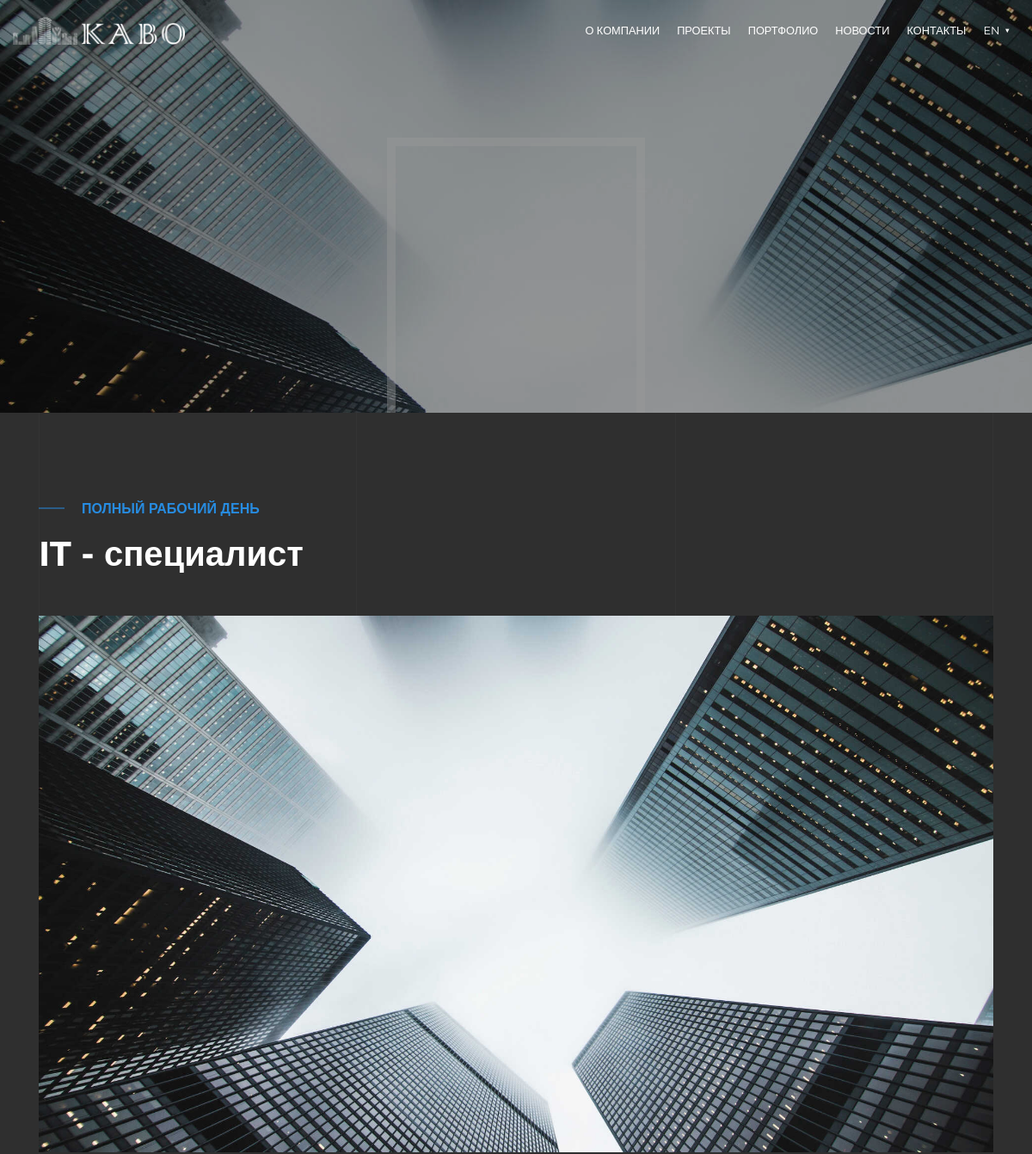
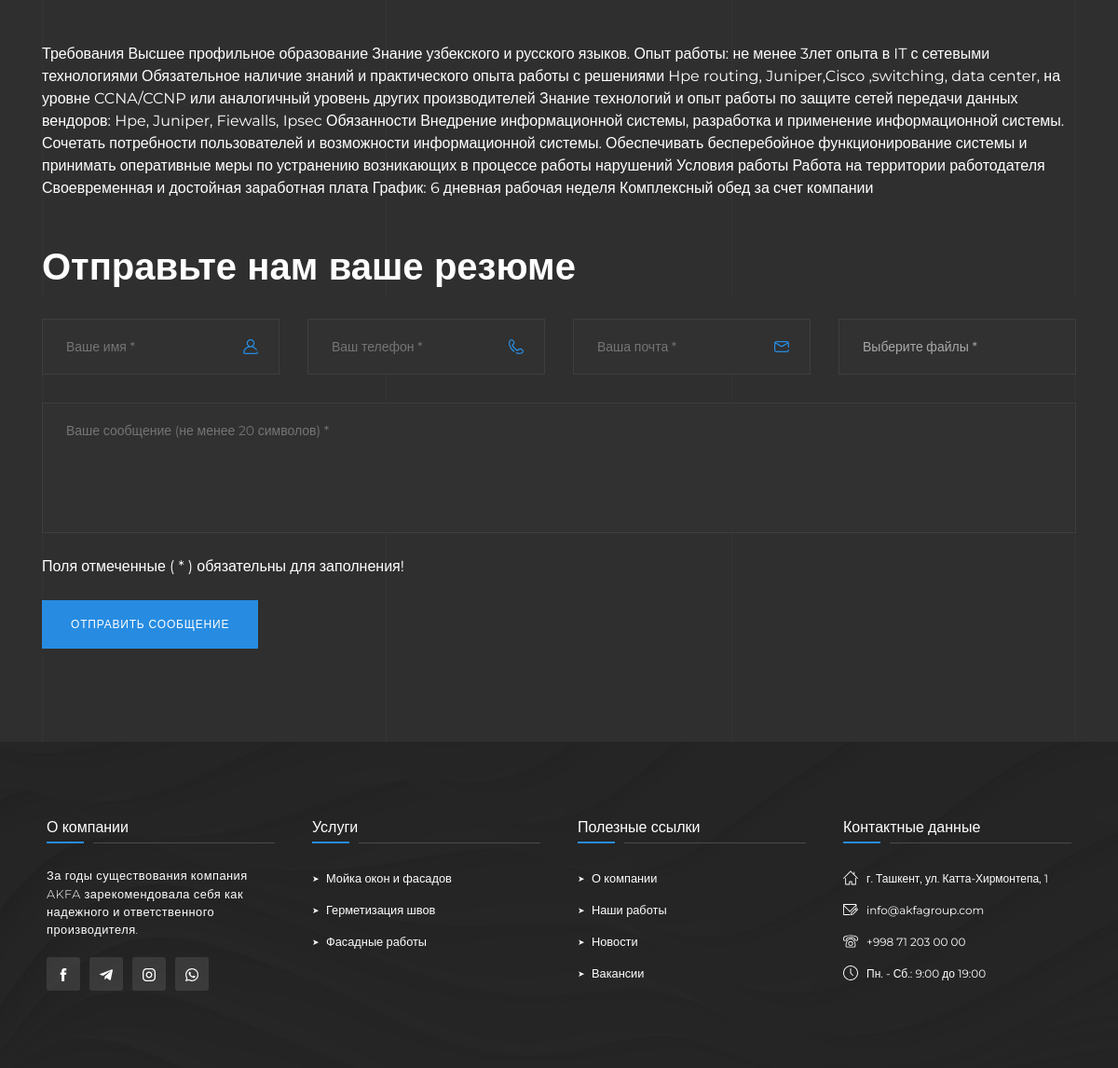
The page /about/vacancy/2405-1475 on the database its author committed (2 pictures, top to bottom).
### abcompany/models.py (models this page shows, shortened)
class VacancyModel(models.Model):
    little_description = models.CharField(max_length=150, null=True, blank=True)
    position = models.CharField(max_length=150, null=True, blank=True)
    description = RichTextField()
    requirements = models.CharField(max_length=150, null=True, blank=True)
    image = models.ImageField(upload_to=vacancy_upload_location, blank=True, null=True)
    slug = models.SlugField(blank=True, unique=True)
    class Meta:
        verbose_name = 'Vacancy'
        verbose_name_plural = 'Vacancy'
    def imageUrl(self):
        return self.image.url

### abcompany/views.py (the view)
# urls.py: path('vacancy/<slug>', vacancy_individual, name='vacancy-individual'),
def vacancy_individual(request, slug):
    context = {}
    vacancy = get_object_or_404(VacancyModel, slug=slug)
    context['vacancy'] = vacancy
    return render(request, 'pages/vacancy-individual.html', context)

### abcompany/templates/pages/vacancy-individual.html (shortened to what this page needs)
{% extends 'base.html' %}
{% load mathfilters %}
{% load static %}
{% load i18n %}
{% block content %}
        <header class="header_promo other_pages_header">
            <div class="header_promo_background" style="background-image: url('{% static 'img/promo.jpg' %}')"></div>
            <div class="video_overlay"></div>
        </header>
    <section class="vacancy">
        <div class="container">
            <div class="section_content">
                <p class="vacancy_time">{{ vacancy.little_description}}</p>
                <h1 class="vacancy_title">{{ vacancy.position }}</h1>
                <div class="vacancy_img my-5 w-100">
                    <img class="w-100" src="{{ vacancy.imageUrl}}" alt="">
                </div>
                <p>
                    {{ vacancy.description|safe}}
                </p>
                <h1 class="vacancy_title mt-5">Отправьте нам ваше резюме</h1>
                <form action="{% url 'abcompany:send-cv' %}" method="post">{% csrf_token %}
                    <div class="row contacts">
                        <div class="col-md-3 mt-4">
                            <div class="contacts_input name">
                                <input name="full_name" id="name" type="text" placeholder="Ваше имя *"
                                    required="required">
                            </div>
                        </div>
                        <div class="col-md-3 mt-4">
                            <div class="contacts_input phone">
                                <input id="phone" name="phone_number" type="tel" placeholder="Ваш телефон *"
                                    minlength="10" maxlength="17" required="required">
                            </div>
                        </div>
                        <div class="col-md-3 mt-4">
                            <div class="contacts_input email">
                                <input name="email" type="text" placeholder="Ваша почта *" required="required">
                            </div>
                        </div>
                        <div class="col-md-3 mt-4">
                            <div class="contacts_input filetype">
                                <label for="filetype"> Выберите файлы * </label>
                            </div>
                        </div>
                    </div>
                    <div class="row">
                        <div class="col-12">
                            <div class="contacts_input message">
                                <textarea name="message" placeholder="Ваше сообщение (не менее 20 символов) *"
                                    minlength="20" required="required"></textarea>
                            </div>
                        </div>
                    </div>
                    <p class="my-4">Поля отмеченные <span>( * )</span> обязательны для заполнения!</p>
                    <button type="submit" class="active-btn"><span>Отправить сообщение</span> </button>
                </form>
            </div>
        </div>
    </section>
{% endblock content %}

### rows shown on the page
VacancyModel: little_description "ПОЛНЫЙ РАБОЧИЙ ДЕНЬ", position "IT - специалист", imageUrl (picture), description "Требования Высшее профильное образование Знание узбекского и русского языков. Опыт работы: не менее 3лет опыта в IT с сетевыми технологиями Обязательное наличие знаний и практического опыта работы с решениями Hpe routing, Juniper,Cisco ,switching, data center, на уровне CCNA/CCNP или аналогичный уровень других производителей Знание технологий и опыт работы по защите сетей передачи данных вендоров: Hpe, Juniper, Fiewalls, Ipsec Обязанности Внедрение информационной системы, разработка и применение информационной системы. Сочетать потребности пользователей и возможности информационной системы. Обеспечивать бесперебойное функционирование системы и принимать оперативные меры по устранению…"

### other values the page prints
{{ LANGUAGE_CODE }} "EN"
